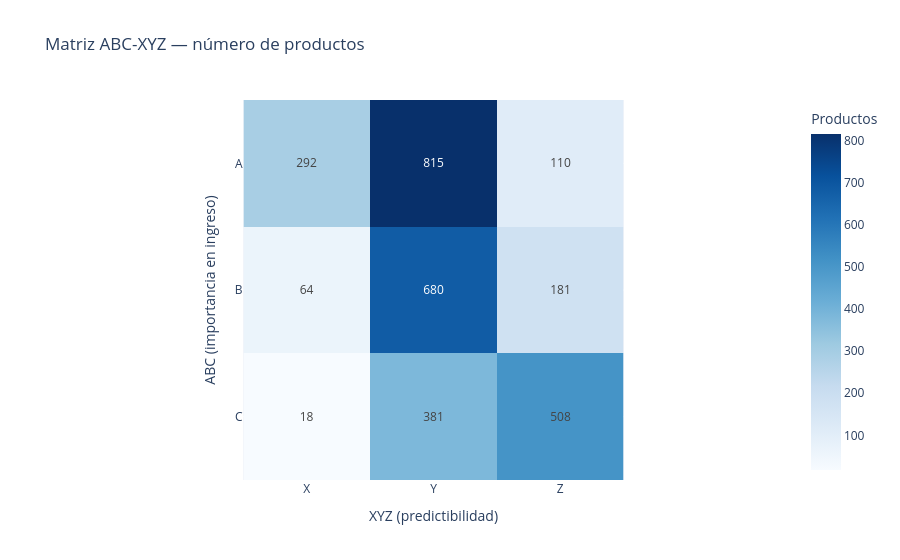

Notebook cell for this chart:
### Code cell
mat = (seg.group_by(["abc", "xyz"]).len()
          .to_pandas()
          .pivot(index="abc", columns="xyz", values="len")
          .reindex(index=["A", "B", "C"], columns=["X", "Y", "Z"])
          .fillna(0).astype(int))

fig = px.imshow(mat, text_auto=True, color_continuous_scale="Blues",
                labels=dict(x="XYZ (predictibilidad)", y="ABC (importancia en ingreso)",
                            color="Productos"),
                title="Matriz ABC-XYZ — número de productos")
guardar(fig, "02_abc_xyz")

### Figure 1 — Plotly figure (JSON) as saved in the notebook; plotly's stock layout.template omitted (floating-point values rounded to 4 significant figures)
{"data": [{"coloraxis": "coloraxis", "hovertemplate": "XYZ (predictibilidad): %{x}<br>ABC (importancia en ingreso): %{y}<br>Productos: %{z}<extra></extra>", "name": "0", "texttemplate": "%{z}", "type": "heatmap", "x": ["X", "Y", "Z"], "xaxis": "x", "y": ["A", "B", "C"], "yaxis": "y", "z": [[292, 815, 110], [64, 680, 181], [18, 381, 508]]}], "layout": {"coloraxis": {"autocolorscale": false, "colorbar": {"title": {"text": "Productos"}}, "colorscale": [[0, "rgb(247,251,255)"], [0.125, "rgb(222,235,247)"], [0.25, "rgb(198,219,239)"], [0.375, "rgb(158,202,225)"], [0.5, "rgb(107,174,214)"], [0.625, "rgb(66,146,198)"], [0.75, "rgb(33,113,181)"], [0.875, "rgb(8,81,156)"], [1, "rgb(8,48,107)"]]}, "title": {"text": "Matriz ABC-XYZ — número de productos"}, "xaxis": {"anchor": "y", "constrain": "domain", "domain": [0, 1], "scaleanchor": "y", "title": {"text": "XYZ (predictibilidad)"}}, "yaxis": {"anchor": "x", "autorange": "reversed", "constrain": "domain", "domain": [0, 1], "title": {"text": "ABC (importancia en ingreso)"}}}}
